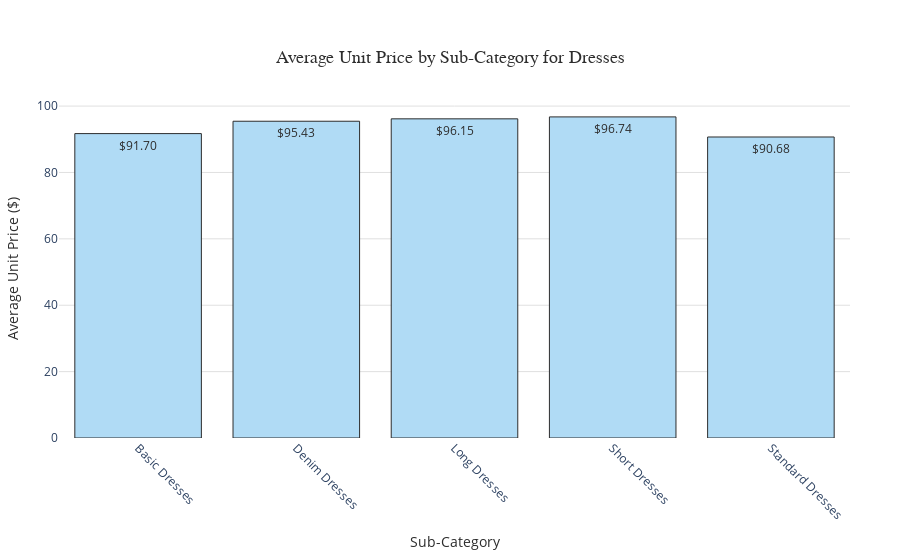

Notebook cell for this chart:
### Markdown cell above
#### 👗 **Average Unit Price by Sub-Category (Dresses)**

Now, let’s zoom into Dresses and see how prices differ across styles like Short Dresses or Long Dresses.

How We Did It:

- We filtered the data to only look at Dresses.
- Grouped them by style to find the average price for each.

What We Found:

- Most dress styles cost between $90–$95.
- Short Dresses and Long Dresses are a bit pricier—maybe because they use more fabric or have fancier designs.
- Standard and Basic Dresses are cheaper, perfect for everyday wear.
- This info helps Yakira Bella spot their fancy, high-end dresses and decide which ones to promote more.

### Code cell
import pandas as pd
import plotly.express as px
import plotly.graph_objects as go

# Load the Sales Analysis sheet
df = pd.read_excel('/Users/er/Desktop/Yakira Bella Test/project/Presentation/Final_Analyst_Project_Complete.xlsx', sheet_name='Sales Analysis')

# Filter for Category = 'Dresses'
df_dresses = df[df['Category'] == 'Dresses']

# Calculate the average Unit Price by Sub-Category for Dresses
avg_price_by_subcategory = df_dresses.groupby('Sub-Category')['Unit Price'].mean().reset_index()

# Create a bar chart
fig = go.Figure()

fig.add_trace(go.Bar(
    x=avg_price_by_subcategory['Sub-Category'],
    y=avg_price_by_subcategory['Unit Price'],
    marker=dict(
        color='#b0dbf5',  # Soft coral color for bars
        line=dict(width=1, color='#2D2D2D')  # Thin dark outline
    ),
    text=[f'${price:.2f}' for price in avg_price_by_subcategory['Unit Price']],  # Display price on bars
    textposition='auto',  # Automatically position text on top
    textfont=dict(size=12, color='#2D2D2D')
))

# Customize the layout
fig.update_layout(
    title=dict(
        text='Average Unit Price by Sub-Category for Dresses',
        font=dict(size=18, color='#2D2D2D', family='Arial, bold'),
        x=0.5,
        xanchor='center',
        yanchor='top',
        pad=dict(t=20)
    ),
    xaxis=dict(
        title='Sub-Category',
        titlefont=dict(size=14, color='#2D2D2D'),
        tickfont=dict(size=12),
        tickangle=45,
        showgrid=False
    ),
    yaxis=dict(
        title='Average Unit Price ($)',
        titlefont=dict(size=14, color='#2D2D2D'),
        tickfont=dict(size=12),
        gridcolor='#E0E0E0',
        zeroline=False
    ),
    plot_bgcolor='#FFFFFF',  # Clean white background
    paper_bgcolor='#FFFFFF',
    margin=dict(l=50, r=50, t=100, b=100),
    showlegend=False,
    hovermode='x'  # Show hover info for x-axis values
)

# Show the plot
#fig.show()

### Figure 1 — Plotly figure (JSON) as saved in the notebook; plotly's stock layout.template omitted (floating-point values rounded to 4 significant figures)
{"data": [{"marker": {"color": "#b0dbf5", "line": {"color": "#2D2D2D", "width": 1}}, "text": ["$91.70", "$95.43", "$96.15", "$96.74", "$90.68"], "textfont": {"color": "#2D2D2D", "size": 12}, "textposition": "auto", "type": "bar", "x": ["Basic Dresses", "Denim Dresses", "Long Dresses", "Short Dresses", "Standard Dresses"], "y": [91.7, 95.43, 96.15, 96.74, 90.68]}], "layout": {"hovermode": "x", "margin": {"b": 100, "l": 50, "r": 50, "t": 100}, "paper_bgcolor": "#FFFFFF", "plot_bgcolor": "#FFFFFF", "showlegend": false, "title": {"font": {"color": "#2D2D2D", "family": "Arial, bold", "size": 18}, "pad": {"t": 20}, "text": "Average Unit Price by Sub-Category for Dresses", "x": 0.5, "xanchor": "center", "yanchor": "top"}, "xaxis": {"showgrid": false, "tickangle": 45, "tickfont": {"size": 12}, "title": {"font": {"color": "#2D2D2D", "size": 14}, "text": "Sub-Category"}}, "yaxis": {"gridcolor": "#E0E0E0", "tickfont": {"size": 12}, "title": {"font": {"color": "#2D2D2D", "size": 14}, "text": "Average Unit Price ($)"}, "zeroline": false}}}
